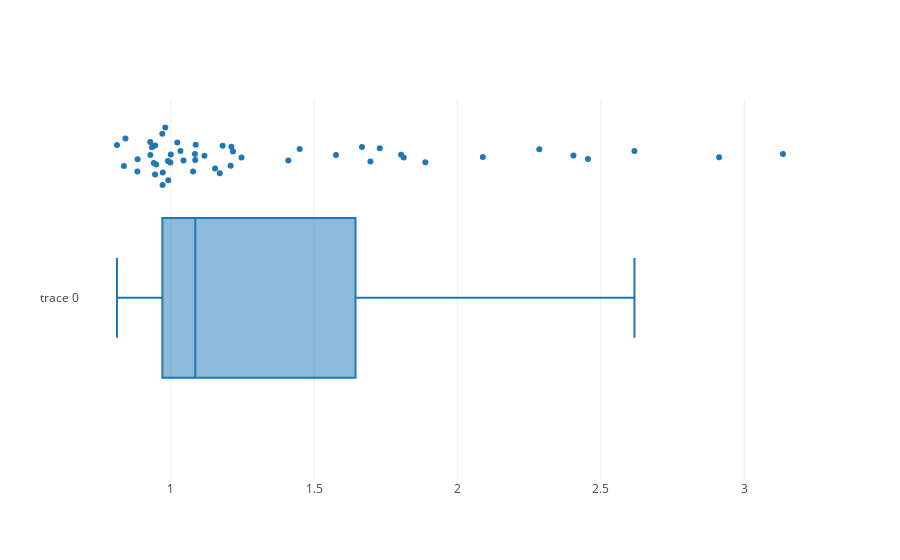

Write notebook code for a chart like this one.
### Code cell
data = [
    go.Box(
        x=norm_states_vp,
        text=[abbrev_df.loc[state, 'Postal Code'] for state in states],
        boxpoints='all',
        jitter=0.4,
        pointpos=1.8,
    )
]

fig = go.Figure(data=data)#, layout=layout)
plotly.offline.init_notebook_mode(connected=True)
plotly.offline.iplot(fig)

### Figure 1 — Plotly figure (JSON) as saved in the notebook; plotly's stock layout.template omitted (floating-point values rounded to 4 significant figures)
{"data": [{"boxpoints": "all", "jitter": 0.4, "pointpos": 1.8, "text": ["CA", "TX", "FL", "NY", "PA", "IL", "OH", "GA", "NC", "MI", "NJ", "VA", "WA", "AZ", "MA", "TN", "IN", "MO", "MD", "WI", "CO", "MN", "SC", "AL", "LA", "KY", "OR", "OK", "CT", "IA", "UT", "AR", "NV", "MS", "KS", "NM", "NE", "WV", "ID", "HI", "NH", "ME", "RI", "MT", "DE", "SD", "ND", "AK", "DC", "VT", "WY"], "type": "box", "uid": "eae3a752-31c5-443a-86ca-16009fb1a3da", "x": [0.8422, 0.8128, 0.8367, 0.8845, 0.9456, 0.9458, 0.9347, 0.9288, 0.884, 0.9723, 0.9412, 0.9292, 0.981, 0.9492, 0.9708, 0.9916, 0.9989, 0.9903, 1.0, 1.045, 0.9718, 1.086, 1.084, 1.118, 1.034, 1.087, 1.023, 1.078, 1.181, 1.155, 1.171, 1.209, 1.212, 1.217, 1.247, 1.45, 1.577, 1.667, 1.41, 1.696, 1.803, 1.813, 2.285, 1.729, 1.888, 2.088, 2.404, 2.455, 2.617, 2.912, 3.135]}], "layout": {}}
